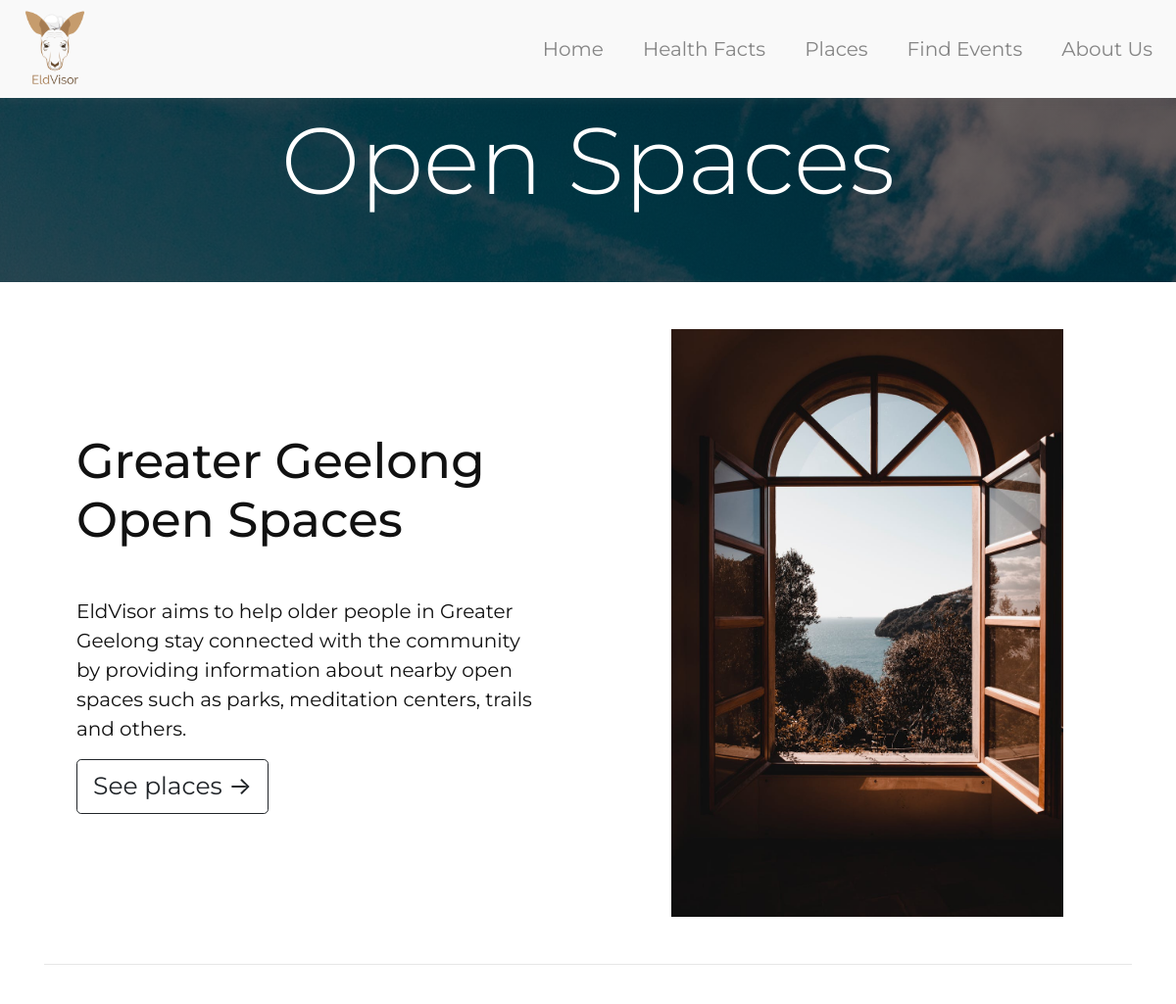
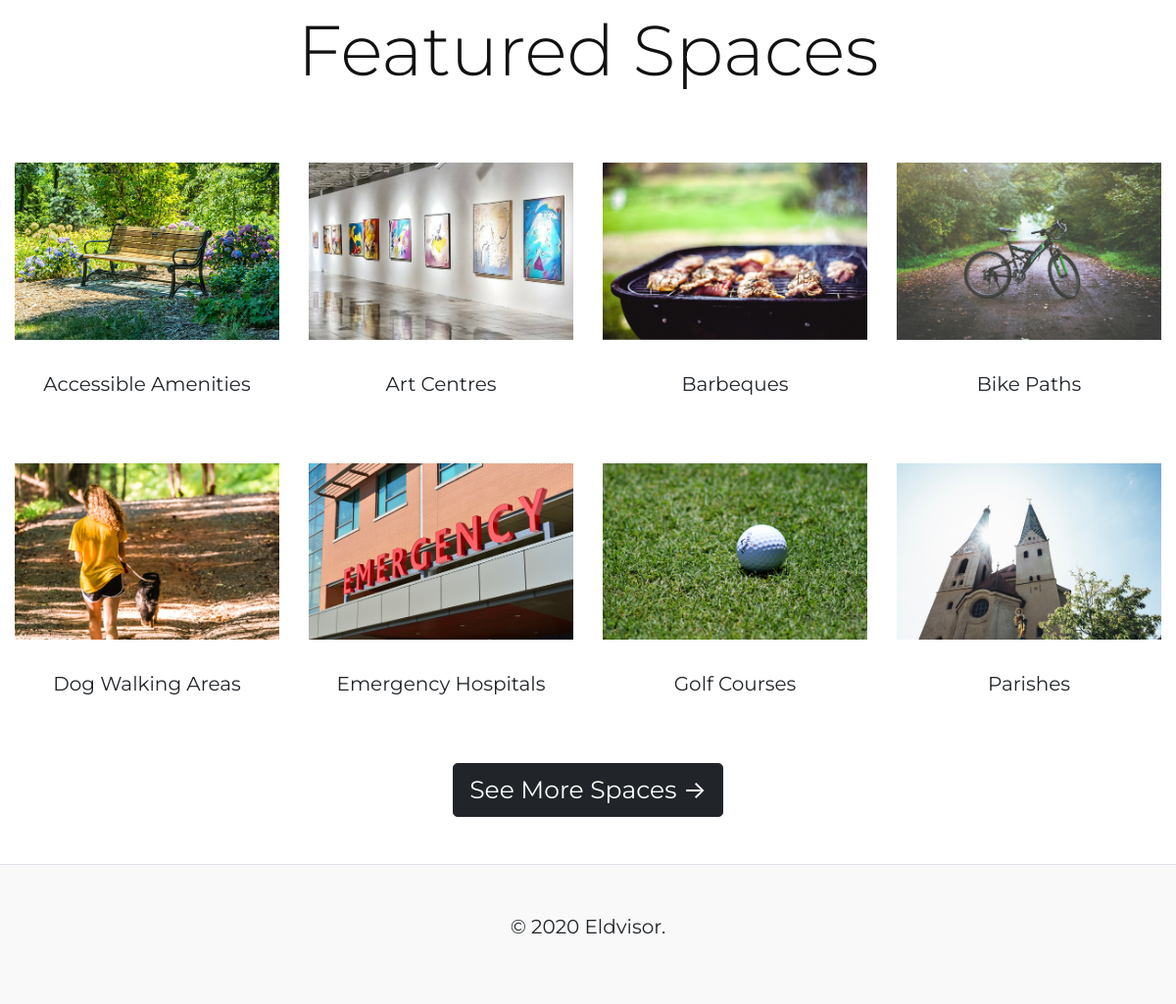
Page /index.php/general/showSpaces on the committed database (2 pictures, top to bottom).
### tables this page shows
CREATE TABLE IF NOT EXISTS `areas_information` (
  `area_id` int(11) NOT NULL AUTO_INCREMENT,
  `area_name` varchar(50) NOT NULL,
  `table_name` varchar(50) NOT NULL,
  `area_image_url` varchar(255) DEFAULT NULL,
  `featured` int(11) DEFAULT '0',
  PRIMARY KEY (`area_id`)
);

### application/controllers/General.php (called while the page is built, shortened)
<?php
class General extends CI_Controller {
    public function __construct()
    {
        $this->load->model('General_model', 'model');
    }
    public function showSpaces()
    {
        $data['places'] = $this->model->loadFeaturedSpaces();
        $this->load->view('general/header');
        $this->load->view('general/spaces', $data);
        $this->load->view('general/footer');
    }
}

### index.php (called while the page is built, shortened)
<?php
require_once BASEPATH.'core/CodeIgniter.php';

### application/models/General_model.php (called while the page is built, shortened)
<?php
class General_model extends CI_Model {
    function loadFeaturedSpaces()
    {
        return $this->db->query("SELECT * FROM areas_information WHERE featured = 1 ORDER BY area_name")->result_array();
    }
}

### application/views/general/spaces.php (the view)
<section class="hero hero-spaces mt-5">
    <div class="hero-inner">
        <h1 class='display-1 text-white'>Open Spaces</h1>
    </div>
</section>
<div class="container mt-5 bg-white">
    <div class="row mb-5">
        <div class="col-12 col-md-6 p-5 d-flex align-items-center">
            <div>
                <h1 class="align-self-center">Greater Geelong Open Spaces</h1>
                <p class="mt-5 align-self-center">EldVisor aims to help older people in Greater Geelong stay connected with the community by providing information about nearby open spaces such as parks, meditation centers, trails and others.</p>
                <a href="#!" class='btn btn-outline-dark btn-lg'>See places &rarr;</a>
            </div>
        </div>
        <div class="col-12 col-md-6 text-center">
            <img src="<?php echo base_url(); ?>assets/img/open_glass_window.jpeg" class="img-fluid" style="max-height:600px;">
        </div>
    </div>
    <hr class='my-5'>
</div>
<div class="container-fluid mt-5">
    <div class="row mt-5">
        <div class="col-12">
            <h1 class="display-3 text-center">Featured Spaces</h1>
        </div>
    </div>
    <div class="row mt-3 custom-image-grid">
        <?php
            foreach($places as $place){
                echo "<div class='col-6 col-md-3 custom-card my-5 text-center'>";
                echo "<a href='#!' class='d-block h-100'><img class='img-fluid' src='".$place['area_image_url']."'></a>";
                echo "<a href='#!' class='text-dark'>".$place['area_name']."</a>";
                echo "</div>";
            }
        ?>
    </div>
    <div class="row mt-5">
        <div class="col-12 text-center">
            <a href="#!" class="btn btn-dark btn-lg">See More Spaces &rarr;</a>
        </div>
    </div>
</div>

### application/views/general/header.php (shortened to what this page needs)
<!DOCTYPE html>
<html lang="en">
<head>
    <link rel='stylesheet' type='text/css' href='<?php echo base_url(); ?>assets/css/bootstrap.css'>
    <link rel='stylesheet' type='text/css' href='<?php echo base_url(); ?>assets/css/custom.css'>
</head>
<body class='background-image'>
    <nav class="navbar navbar-expand-lg navbar-light bg-light fixed-top">
        <a class="navbar-brand" href="#"><img src="<?php echo base_url(); ?>assets/img/logo.png"></a>
        <div class="collapse navbar-collapse" id="navbarColor03">
            <ul class="navbar-nav ml-auto">
                <li class="nav-item ml-4" id="homeNav">
                    <a class="nav-link" href="<?php echo site_url(['general','index']);?>">Home <span class="sr-only">(current)</span></a>
                </li>
                <li class="nav-item ml-4" id="healthNav">
                    <a class="nav-link" href="<?php echo site_url(['general','showCharts']);?>">Health Facts</a>
                </li>
                <li class="nav-item ml-4" id="placesNav">
                    <a class="nav-link" href="<?php echo site_url(['general', 'showSpaces']);?>">Places</a>
                </li>
                <li class="nav-item ml-4" id="eventsNav">
                    <a class="nav-link" href="#">Find Events</a>
                </li>
                <li class="nav-item ml-4" id="aboutNav">
                    <a class="nav-link" href="#">About Us</a>
                </li>
            </ul>
        </div>
    </nav>

### application/views/general/footer.php (shortened to what this page needs)
<footer class="bg-light text-dark py-5 border-top mt-5">
    <p class="text-center">
        &copy; 2020 Eldvisor.
    </p>
</footer>
</body>
</html>

### assets/css/custom.css (style rules this page uses)
.navbar { box-shadow: 0px 2px 10px rgba(100, 100, 100, 0.2); height: 100px; }
.navbar-brand img { max-height: 80px!important; }
.hero { height: 50vh; box-sizing: border-box; display: flex; justify-content: center; align-items: center; text-align: center; background-image: linear-gradient(rgba(0, 0, 0, 0.6), rgba(0, 0, 0, 0.5)), url('../img/body_bg.jpg'); background-size: cover; background-position: center center; background-repeat: no-repeat; background-attachment: fixed; }
.hero-spaces { height: 30vh; background-image: linear-gradient(rgba(0, 0, 0, 0.6), rgba(0, 0, 0, 0.6)), url('../img/spaces_bg.jpg'); background-position: bottom center; }
.custom-card a { overflow: hidden; }
.custom-card a img { transition: 0.3s all ease; }
.custom-card a img:after { background-color: transparent; }

### rows in the picture
areas_information: shows a picture, area_name "Accessible Amenities"
areas_information: shows a picture, area_name "Art Centres"
areas_information: shows a picture, area_name "Barbeques"
areas_information: shows a picture, area_name "Bike Paths"
areas_information: shows a picture, area_name "Dog Walking Areas"
areas_information: shows a picture, area_name "Emergency Hospitals"
areas_information: shows a picture, area_name "Golf Courses"
areas_information: shows a picture, area_name "Parishes"
